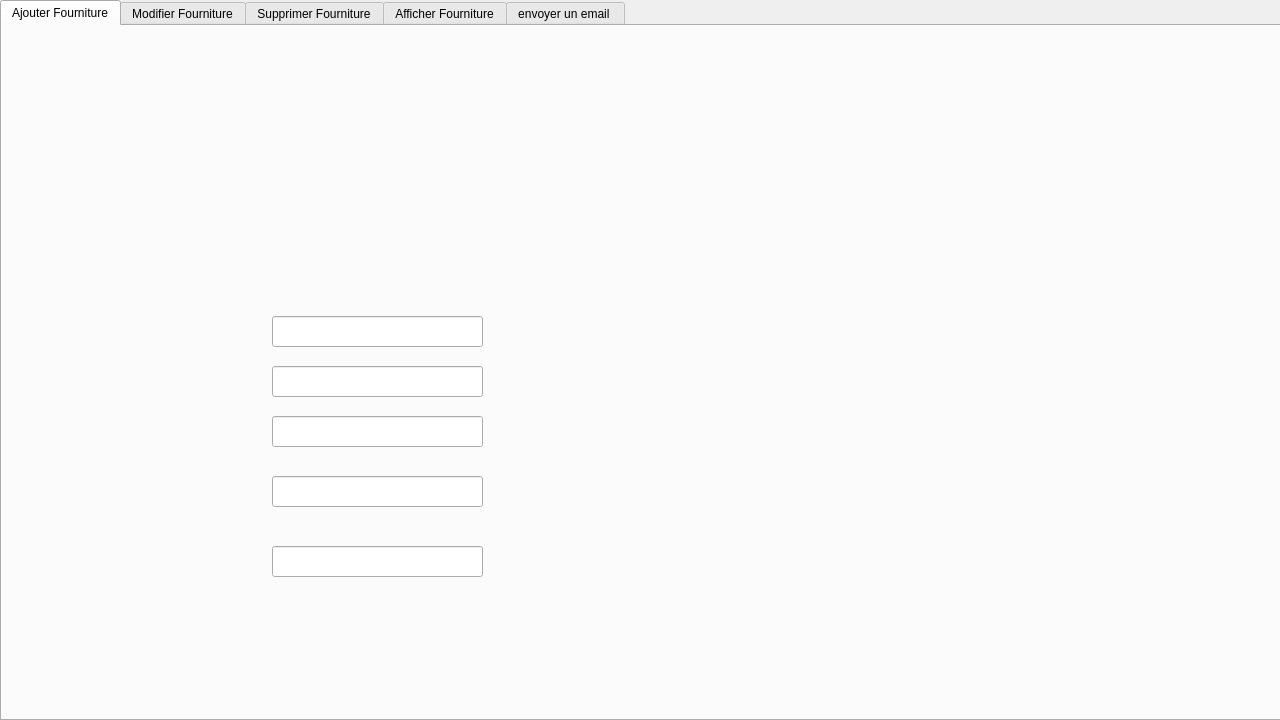
<?xml version="1.0" encoding="UTF-8"?>
<ui version="4.0">
 <class>fourniture</class>
 <widget class="QDialog" name="fourniture">
  <property name="geometry">
   <rect>
    <x>0</x>
    <y>0</y>
    <width>1280</width>
    <height>720</height>
   </rect>
  </property>
  <property name="minimumSize">
   <size>
    <width>1280</width>
    <height>720</height>
   </size>
  </property>
  <property name="maximumSize">
   <size>
    <width>1280</width>
    <height>720</height>
   </size>
  </property>
  <property name="baseSize">
   <size>
    <width>1280</width>
    <height>720</height>
   </size>
  </property>
  <property name="windowTitle">
   <string>MED++</string>
  </property>
  <widget class="QTabWidget" name="tabWidget">
   <property name="geometry">
    <rect>
     <x>0</x>
     <y>0</y>
     <width>1291</width>
     <height>721</height>
    </rect>
   </property>
   <property name="styleSheet">
    <string notr="true"/>
   </property>
   <property name="currentIndex">
    <number>0</number>
   </property>
   <widget class="QWidget" name="tab">
    <attribute name="title">
     <string>Ajouter Fourniture</string>
    </attribute>
    <widget class="QWidget" name="widget" native="true">
     <property name="geometry">
      <rect>
       <x>0</x>
       <y>0</y>
       <width>1281</width>
       <height>701</height>
      </rect>
     </property>
     <property name="styleSheet">
      <string notr="true">QWidget#widget{
	background-image: url(:/AjoutFour.png);
}
</string>
     </property>
     <widget class="QWidget" name="widget_2" native="true">
      <property name="geometry">
       <rect>
        <x>1100</x>
        <y>410</y>
        <width>121</width>
        <height>41</height>
       </rect>
      </property>
     </widget>
     <widget class="QWidget" name="widget_3" native="true">
      <property name="geometry">
       <rect>
        <x>1150</x>
        <y>60</y>
        <width>111</width>
        <height>41</height>
       </rect>
      </property>
      <widget class="QPushButton" name="retour">
       <property name="geometry">
        <rect>
         <x>0</x>
         <y>0</y>
         <width>111</width>
         <height>41</height>
        </rect>
       </property>
       <property name="styleSheet">
        <string notr="true">QPushButton{
border-style:solid;

background-color:#AARRGGBB ;
color:#fff;
border-radius:7px;
}

</string>
       </property>
       <property name="text">
        <string/>
       </property>
      </widget>
     </widget>
     <widget class="QPushButton" name="ajouter">
      <property name="geometry">
       <rect>
        <x>1100</x>
        <y>400</y>
        <width>121</width>
        <height>51</height>
       </rect>
      </property>
      <property name="styleSheet">
       <string notr="true">QPushButton{
border-style:solid;

background-color:#AARRGGBB ;
color:#fff;
border-radius:7px;
}
</string>
      </property>
      <property name="text">
       <string/>
      </property>
     </widget>
     <widget class="QLineEdit" name="a">
      <property name="geometry">
       <rect>
        <x>270</x>
        <y>290</y>
        <width>211</width>
        <height>31</height>
       </rect>
      </property>
     </widget>
     <widget class="QLineEdit" name="b">
      <property name="geometry">
       <rect>
        <x>270</x>
        <y>340</y>
        <width>211</width>
        <height>31</height>
       </rect>
      </property>
     </widget>
     <widget class="QLineEdit" name="c">
      <property name="geometry">
       <rect>
        <x>270</x>
        <y>390</y>
        <width>211</width>
        <height>31</height>
       </rect>
      </property>
     </widget>
     <widget class="QLineEdit" name="d">
      <property name="geometry">
       <rect>
        <x>270</x>
        <y>450</y>
        <width>211</width>
        <height>31</height>
       </rect>
      </property>
     </widget>
     <widget class="QLineEdit" name="e">
      <property name="geometry">
       <rect>
        <x>270</x>
        <y>520</y>
        <width>211</width>
        <height>31</height>
       </rect>
      </property>
     </widget>
    </widget>
   </widget>
   <widget class="QWidget" name="tab_2">
    <attribute name="title">
     <string>Modifier Fourniture</string>
    </attribute>
    <widget class="QWidget" name="widget_6" native="true">
     <property name="geometry">
      <rect>
       <x>0</x>
       <y>0</y>
       <width>1281</width>
       <height>711</height>
      </rect>
     </property>
     <property name="styleSheet">
      <string notr="true">QWidget#widget_6
{
background-image: url(:/ModifierFou.png);
}
</string>
     </property>
     <widget class="QPushButton" name="pushButton_2">
      <property name="geometry">
       <rect>
        <x>640</x>
        <y>170</y>
        <width>121</width>
        <height>41</height>
       </rect>
      </property>
      <property name="styleSheet">
       <string notr="true">QPushButton{
border-style:solid;

background-color:#AARRGGBB ;
color:#fff;
border-radius:7px;
}


</string>
      </property>
      <property name="text">
       <string/>
      </property>
     </widget>
     <widget class="QPushButton" name="retour_2">
      <property name="geometry">
       <rect>
        <x>1150</x>
        <y>60</y>
        <width>111</width>
        <height>41</height>
       </rect>
      </property>
      <property name="styleSheet">
       <string notr="true">QPushButton{
border-style:solid;

background-color:#AARRGGBB ;
color:#fff;
border-radius:7px;
}

</string>
      </property>
      <property name="text">
       <string/>
      </property>
     </widget>
     <widget class="QPushButton" name="pushButton_4">
      <property name="geometry">
       <rect>
        <x>540</x>
        <y>170</y>
        <width>31</width>
        <height>31</height>
       </rect>
      </property>
      <property name="styleSheet">
       <string notr="true">QPushButton{
border-style:solid;

background-color:#AARRGGBB ;
color:#fff;
border-radius:7px;
}

</string>
      </property>
      <property name="text">
       <string/>
      </property>
     </widget>
     <widget class="QPushButton" name="pushButton_5">
      <property name="geometry">
       <rect>
        <x>1100</x>
        <y>410</y>
        <width>121</width>
        <height>41</height>
       </rect>
      </property>
      <property name="styleSheet">
       <string notr="true">QPushButton{
border-style:solid;

background-color:#AARRGGBB ;
color:#fff;
border-radius:7px;
}


</string>
      </property>
      <property name="text">
       <string/>
      </property>
     </widget>
     <widget class="QComboBox" name="comboBox">
      <property name="geometry">
       <rect>
        <x>410</x>
        <y>180</y>
        <width>161</width>
        <height>31</height>
       </rect>
      </property>
     </widget>
     <widget class="QLineEdit" name="a2">
      <property name="geometry">
       <rect>
        <x>280</x>
        <y>290</y>
        <width>181</width>
        <height>31</height>
       </rect>
      </property>
     </widget>
     <widget class="QLineEdit" name="c2">
      <property name="geometry">
       <rect>
        <x>280</x>
        <y>390</y>
        <width>181</width>
        <height>31</height>
       </rect>
      </property>
     </widget>
     <widget class="QLineEdit" name="b2">
      <property name="geometry">
       <rect>
        <x>280</x>
        <y>340</y>
        <width>181</width>
        <height>31</height>
       </rect>
      </property>
     </widget>
     <widget class="QLineEdit" name="d2">
      <property name="geometry">
       <rect>
        <x>280</x>
        <y>460</y>
        <width>181</width>
        <height>31</height>
       </rect>
      </property>
     </widget>
     <widget class="QLineEdit" name="e1">
      <property name="geometry">
       <rect>
        <x>280</x>
        <y>510</y>
        <width>181</width>
        <height>31</height>
       </rect>
      </property>
     </widget>
     <widget class="QPushButton" name="pushButton_6">
      <property name="geometry">
       <rect>
        <x>600</x>
        <y>170</y>
        <width>31</width>
        <height>31</height>
       </rect>
      </property>
      <property name="styleSheet">
       <string notr="true">QPushButton{
border-style:solid;

background-color:#AARRGGBB ;
color:#fff;
border-radius:7px;
}

</string>
      </property>
      <property name="text">
       <string/>
      </property>
     </widget>
    </widget>
   </widget>
   <widget class="QWidget" name="tab_3">
    <attribute name="title">
     <string>Supprimer Fourniture</string>
    </attribute>
    <widget class="QWidget" name="widget_7" native="true">
     <property name="geometry">
      <rect>
       <x>0</x>
       <y>0</y>
       <width>1281</width>
       <height>691</height>
      </rect>
     </property>
     <property name="styleSheet">
      <string notr="true">QWidget#widget_7
{
background-image: url(:/SuppFour.png);
}
</string>
     </property>
     <widget class="QWidget" name="widget_8" native="true">
      <property name="geometry">
       <rect>
        <x>1150</x>
        <y>60</y>
        <width>111</width>
        <height>41</height>
       </rect>
      </property>
      <widget class="QPushButton" name="pushButton_3">
       <property name="geometry">
        <rect>
         <x>0</x>
         <y>0</y>
         <width>111</width>
         <height>41</height>
        </rect>
       </property>
       <property name="styleSheet">
        <string notr="true">QPushButton{
border-style:solid;

background-color:#AARRGGBB ;
color:#fff;
border-radius:7px;
}</string>
       </property>
       <property name="text">
        <string/>
       </property>
      </widget>
     </widget>
     <widget class="QWidget" name="widget_9" native="true">
      <property name="geometry">
       <rect>
        <x>1120</x>
        <y>650</y>
        <width>121</width>
        <height>41</height>
       </rect>
      </property>
      <widget class="QPushButton" name="Delete">
       <property name="geometry">
        <rect>
         <x>0</x>
         <y>0</y>
         <width>121</width>
         <height>41</height>
        </rect>
       </property>
       <property name="styleSheet">
        <string notr="true">QPushButton{
border-style:solid;

background-color:#AARRGGBB ;
color:#fff;
border-radius:7px;
}</string>
       </property>
       <property name="text">
        <string/>
       </property>
      </widget>
     </widget>
     <widget class="QComboBox" name="comboBox_2">
      <property name="geometry">
       <rect>
        <x>440</x>
        <y>370</y>
        <width>191</width>
        <height>31</height>
       </rect>
      </property>
     </widget>
     <widget class="QPushButton" name="pa">
      <property name="geometry">
       <rect>
        <x>560</x>
        <y>600</y>
        <width>111</width>
        <height>61</height>
       </rect>
      </property>
      <property name="styleSheet">
       <string notr="true">QPushButton{
border-style:solid;

background-color:#AARRGGBB ;
color:rgb(79, 154, 211);
border-radius:7px;
}
</string>
      </property>
      <property name="text">
       <string>IMPRIMER</string>
      </property>
     </widget>
     <widget class="QLabel" name="label_2">
      <property name="geometry">
       <rect>
        <x>10</x>
        <y>480</y>
        <width>301</width>
        <height>81</height>
       </rect>
      </property>
      <property name="font">
       <font>
        <family>Agency FB</family>
        <pointsize>20</pointsize>
        <weight>50</weight>
        <bold>false</bold>
       </font>
      </property>
      <property name="styleSheet">
       <string notr="true">QLabel#label_2 
{

	color: rgb(79, 154, 211);
}</string>
      </property>
      <property name="text">
       <string>Raisons de suppression : </string>
      </property>
     </widget>
     <widget class="QTextEdit" name="mm">
      <property name="geometry">
       <rect>
        <x>250</x>
        <y>430</y>
        <width>391</width>
        <height>191</height>
       </rect>
      </property>
     </widget>
    </widget>
   </widget>
   <widget class="QWidget" name="tab_4">
    <attribute name="title">
     <string>Afficher Fourniture</string>
    </attribute>
    <widget class="QWidget" name="widget_4" native="true">
     <property name="geometry">
      <rect>
       <x>0</x>
       <y>0</y>
       <width>1281</width>
       <height>711</height>
      </rect>
     </property>
     <property name="styleSheet">
      <string notr="true">QWidget#widget_4
{

background-image: url(:/AfficherFour.png);
}</string>
     </property>
     <widget class="QTableView" name="taba">
      <property name="geometry">
       <rect>
        <x>0</x>
        <y>230</y>
        <width>1281</width>
        <height>411</height>
       </rect>
      </property>
      <property name="textElideMode">
       <enum>Qt::ElideMiddle</enum>
      </property>
     </widget>
     <widget class="QWidget" name="widget_5" native="true">
      <property name="geometry">
       <rect>
        <x>1150</x>
        <y>60</y>
        <width>120</width>
        <height>41</height>
       </rect>
      </property>
      <widget class="QPushButton" name="pushButton">
       <property name="geometry">
        <rect>
         <x>0</x>
         <y>-10</y>
         <width>111</width>
         <height>41</height>
        </rect>
       </property>
       <property name="styleSheet">
        <string notr="true">QPushButton{
border-style:solid;

background-color:#AARRGGBB ;
color:#fff;
border-radius:7px;
}</string>
       </property>
       <property name="text">
        <string/>
       </property>
      </widget>
     </widget>
     <widget class="QPushButton" name="pushButton_7">
      <property name="geometry">
       <rect>
        <x>1050</x>
        <y>160</y>
        <width>75</width>
        <height>23</height>
       </rect>
      </property>
      <property name="text">
       <string>chercher</string>
      </property>
     </widget>
     <widget class="QLineEdit" name="lineEdit">
      <property name="geometry">
       <rect>
        <x>1140</x>
        <y>160</y>
        <width>113</width>
        <height>20</height>
       </rect>
      </property>
     </widget>
     <widget class="QLabel" name="label">
      <property name="geometry">
       <rect>
        <x>10</x>
        <y>210</y>
        <width>71</width>
        <height>21</height>
       </rect>
      </property>
      <property name="font">
       <font>
        <family>Agency FB</family>
        <pointsize>16</pointsize>
       </font>
      </property>
      <property name="text">
       <string>Trier Par : </string>
      </property>
     </widget>
     <widget class="QRadioButton" name="radioButton">
      <property name="geometry">
       <rect>
        <x>80</x>
        <y>190</y>
        <width>91</width>
        <height>61</height>
       </rect>
      </property>
      <property name="text">
       <string>A-Z</string>
      </property>
     </widget>
     <widget class="QRadioButton" name="radioButton_2">
      <property name="geometry">
       <rect>
        <x>130</x>
        <y>190</y>
        <width>91</width>
        <height>61</height>
       </rect>
      </property>
      <property name="text">
       <string>Z-A</string>
      </property>
     </widget>
     <widget class="QRadioButton" name="radioButton_3">
      <property name="geometry">
       <rect>
        <x>180</x>
        <y>190</y>
        <width>121</width>
        <height>61</height>
       </rect>
      </property>
      <property name="text">
       <string>quantitée ↑</string>
      </property>
     </widget>
     <widget class="QRadioButton" name="radioButton_6">
      <property name="geometry">
       <rect>
        <x>260</x>
        <y>190</y>
        <width>121</width>
        <height>61</height>
       </rect>
      </property>
      <property name="text">
       <string>quantitée ↓</string>
      </property>
     </widget>
    </widget>
   </widget>
   <widget class="QWidget" name="tab_5">
    <attribute name="title">
     <string>envoyer un email </string>
    </attribute>
    <widget class="QWidget" name="layoutWidget_2">
     <property name="geometry">
      <rect>
       <x>250</x>
       <y>70</y>
       <width>327</width>
       <height>368</height>
      </rect>
     </property>
     <layout class="QFormLayout" name="formLayout_2">
      <property name="fieldGrowthPolicy">
       <enum>QFormLayout::ExpandingFieldsGrow</enum>
      </property>
      <property name="rowWrapPolicy">
       <enum>QFormLayout::WrapLongRows</enum>
      </property>
      <property name="verticalSpacing">
       <number>9</number>
      </property>
      <item row="0" column="0">
       <widget class="QLabel" name="label_10">
        <property name="text">
         <string>Smtp-server:</string>
        </property>
       </widget>
      </item>
      <item row="1" column="0">
       <widget class="QLabel" name="label_11">
        <property name="text">
         <string>Server port:</string>
        </property>
       </widget>
      </item>
      <item row="2" column="0">
       <widget class="QLabel" name="label_12">
        <property name="text">
         <string>Username:</string>
        </property>
       </widget>
      </item>
      <item row="3" column="0">
       <widget class="QLabel" name="label_13">
        <property name="text">
         <string>Password:</string>
        </property>
       </widget>
      </item>
      <item row="4" column="0">
       <widget class="QLabel" name="label_14">
        <property name="text">
         <string>Recipant to:</string>
        </property>
       </widget>
      </item>
      <item row="5" column="0">
       <widget class="QLabel" name="label_15">
        <property name="text">
         <string>Subject:</string>
        </property>
       </widget>
      </item>
      <item row="6" column="0">
       <widget class="QLabel" name="label_16">
        <property name="text">
         <string>Message:</string>
        </property>
       </widget>
      </item>
      <item row="0" column="1">
       <widget class="QLineEdit" name="server_2">
        <property name="text">
         <string>smtp.gmail.com</string>
        </property>
       </widget>
      </item>
      <item row="1" column="1">
       <widget class="QLineEdit" name="port_2">
        <property name="text">
         <string>465</string>
        </property>
       </widget>
      </item>
      <item row="2" column="1">
       <widget class="QLineEdit" name="uname_2"/>
      </item>
      <item row="3" column="1">
       <widget class="QLineEdit" name="paswd_2">
        <property name="inputMask">
         <string/>
        </property>
        <property name="echoMode">
         <enum>QLineEdit::Password</enum>
        </property>
       </widget>
      </item>
      <item row="4" column="1">
       <widget class="QLineEdit" name="rcpt_2"/>
      </item>
      <item row="5" column="1">
       <widget class="QLineEdit" name="subject_2"/>
      </item>
      <item row="6" column="1">
       <widget class="QPlainTextEdit" name="msg_2"/>
      </item>
     </layout>
    </widget>
    <widget class="QPushButton" name="sendBtn_2">
     <property name="geometry">
      <rect>
       <x>500</x>
       <y>450</y>
       <width>75</width>
       <height>23</height>
      </rect>
     </property>
     <property name="text">
      <string>Send</string>
     </property>
    </widget>
   </widget>
  </widget>
 </widget>
 <resources/>
 <connections/>
</ui>
